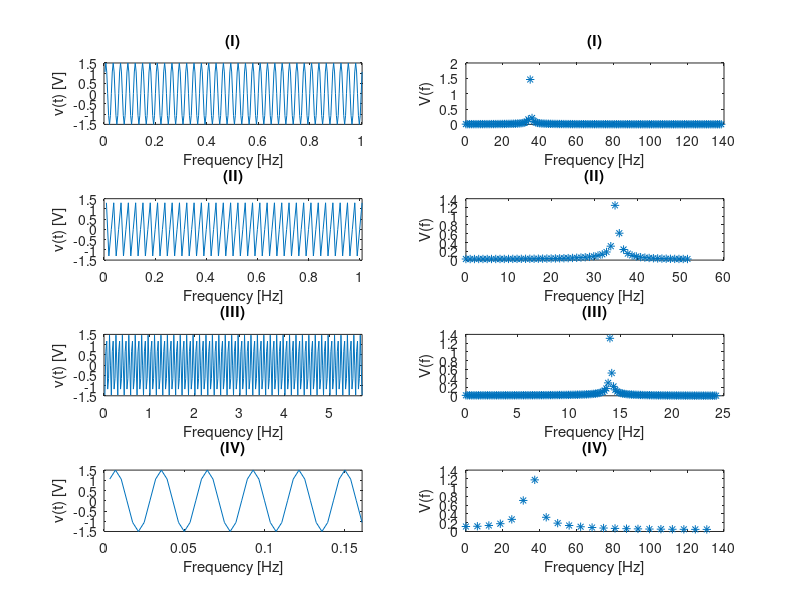

The MATLAB script that drew this image:
%{  
    Richie Ngo
    MIE 402
    27413591
    Pre-Lab #2
%}

f_max = 70/2;
f_s1 = 8*f_max;
f_s2 = 3*f_max;
f_s3 = 1.4*f_max;
f_s4 = f_s1;
N1 = 281;
N2 = 106;
N3 = N1;
N4 = 45;
T_max1 = N1/f_s1;
T_max2 = N2/f_s2;
T_max3 = N3/f_s3;
T_max4 = N4/f_s4;
t1 = 1/f_s1:1/f_s1:T_max1;
t2 = 1/f_s2:1/f_s2:T_max2;
t3 = 1/f_s3:1/f_s3:T_max3;
t4 = 1/f_s4:1/f_s4:T_max4;

v1 = 1.5*sin(70*pi*t1);
v2 = 1.5*sin(70*pi*t2);
v3 = 1.5*sin(70*pi*t3);
v4 = 1.5*sin(70*pi*t4);
V1 = fft(v1)/(N1/2);
V2 = fft(v2)/(N2/2);
V3 = fft(v3)/(N3/2);
V4 = fft(v4)/(N4/2);
dt1 = 1/f_s1;
dt2 = 1/f_s2;
dt3 = 1/f_s3;
dt4 = 1/f_s4;
f1 = (1/(N1*dt1))*(0:N1-1);
f2 = (1/(N2*dt2))*(0:N2-1);
f3 = (1/(N3*dt3))*(0:N3-1);
f4 = (1/(N4*dt4))*(0:N4-1);

subplot(4, 2, 1);
plot(t1, v1);
title('(I)');
xlabel('Frequency [Hz]');
ylabel('v(t) [V]');
xlim([0, t1(end)]);
subplot(4, 2, 2);
plot(f1(1:N1/2), abs(V1(1:N1/2)), '*');
title('(I)');
xlabel('Frequency [Hz]');
ylabel('V(f)');
subplot(4, 2, 3);
plot(t2, v2);
title('(II)');
xlabel('Frequency [Hz]');
ylabel('v(t) [V]');
xlim([0, t2(end)]);
subplot(4, 2, 4);
plot(f2(1:N2/2), abs(V2(1:N2/2)), '*');
title('(II)');
xlabel('Frequency [Hz]');
ylabel('V(f)');
subplot(4, 2, 5);
plot(t3, v3);
title('(III)');
xlabel('Frequency [Hz]');
ylabel('v(t) [V]');
xlim([0, t3(end)]);
subplot(4, 2, 6);
plot(f3(1:N3/2), abs(V3(1:N3/2)), '*');
title('(III)');
xlabel('Frequency [Hz]');
ylabel('V(f)');
subplot(4, 2, 7);
plot(t4, v4);
title('(IV)');
xlabel('Frequency [Hz]');
ylabel('v(t) [V]');
xlim([0, t4(end)]);
subplot(4, 2, 8);
plot(f4(1:N4/2), abs(V4(1:N4/2)), '*');
title('(IV)');
xlabel('Frequency [Hz]');
ylabel('V(f)');